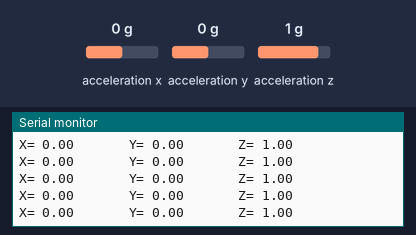
Bench run of a sketch on a simulated Arduino Uno, built with avr-gcc and run on an emulated ATmega328P. Shown: the last lines printed to the serial monitor. Wiring (inferred from the names in the program): ADXL345 accelerometer at I2C address 0x53. Inputs (shaded band) come from the test bench; at power-on: acceleration x 0 g, acceleration y 0 g, acceleration z 1 g.

Above: at 1.3 s.
1.4 s: acceleration x set to -1.4 g
At 1.68 s:
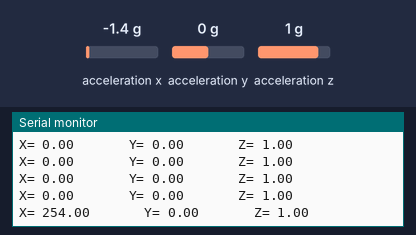
4.4 s: acceleration y set to -1.4 g
At 4.53 s:
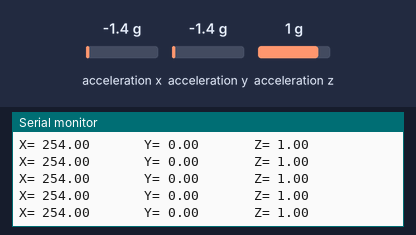
5.9 s: acceleration z set to -1.4 g
At 5.96 s:
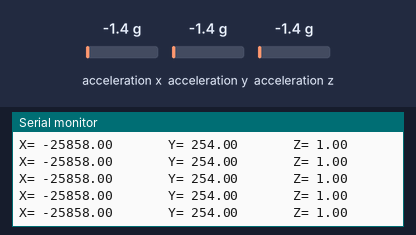
Timing chart, 0 to 8.9 s (numbered marks = the images above; inputs shaded):
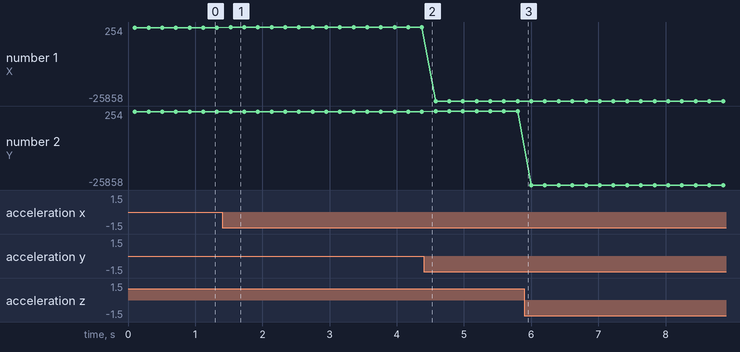

Measured:
- after the input at 1.4 s, the serial monitor: prints a new line after 0.13 s (image 1)
- plotted number 1: 0 → 254 after the input at 1.4 s, 254 → -25858 after the input at 4.4 s

The sketch:

Exemplo-Acelerometro.ino
```cpp
// Programa : Teste acelerometro ADXL345
// Adaptacoes : Arduino e Cia

#include <Wire.h>

#define Register_ID 0
#define Register_2D 0x2D
#define Register_X0 0x32
#define Register_X1 0x33
#define Register_Y0 0x34
#define Register_Y1 0x35
#define Register_Z0 0x36
#define Register_Z1 0x37

// Endereco I2C do sensor : 83 em decimal ou 0x53
int ADXAddress = 0x53;  // the default 7-bit slave address
int reading = 0;
int val=0;
int X0,X1,X_out;
int Y0,Y1,Y_out;
int Z1,Z0,Z_out;
double Xg,Yg,Zg;

void setup()
{
  Wire.begin();
  Serial.begin(9600);
  delay(100);
  // enable to measute g data
  Wire.beginTransmission(ADXAddress);
  Wire.write(Register_2D);
  Wire.write(8);                //measuring enable
  Wire.endTransmission();     // stop transmitting
}

void loop()
{
  //--------------X
  Wire.beginTransmission(ADXAddress); // transmit to device
  Wire.write(Register_X0);
  Wire.write(Register_X1);
  Wire.endTransmission();
  Wire.requestFrom(ADXAddress,2);
  if(Wire.available()<=2)
  {
    X0 = Wire.read();
    X1 = Wire.read();
    X1=X1<<8;
    X_out=X0+X1;
  }

  //------------------Y
  Wire.beginTransmission(ADXAddress); // transmit to device
  Wire.write(Register_Y0);
  Wire.write(Register_Y1);
  Wire.endTransmission();
  Wire.requestFrom(ADXAddress,2);
  if(Wire.available()<=2)
  {
    Y0 = Wire.read();
    Y1 = Wire.read();
    Y1=Y1<<8;
    Y_out=Y0+Y1;
  }
  //------------------Z
  Wire.beginTransmission(ADXAddress); // transmit to device
  Wire.write(Register_Z0);
  Wire.write(Register_Z1);
  Wire.endTransmission();
  Wire.requestFrom(ADXAddress,2);
  if(Wire.available()<=2)
  {
    Z0 = Wire.read();
    Z1 = Wire.read();
    Z1=Z1<<8;
    Z_out=Z0+Z1;
  }
  //
  Xg=X_out;//256.0;
  Yg=Y_out;//256.0;
  Zg=Z_out;//256.0;
  Serial.print("X= ");
  Serial.print(Xg);
  Serial.print("       ");
  Serial.print("Y= ");
  Serial.print(Yg);
  Serial.print("       ");
  Serial.print("Z= ");
  Serial.print(Zg);
  Serial.println("  ");
  delay(200);
}
```
